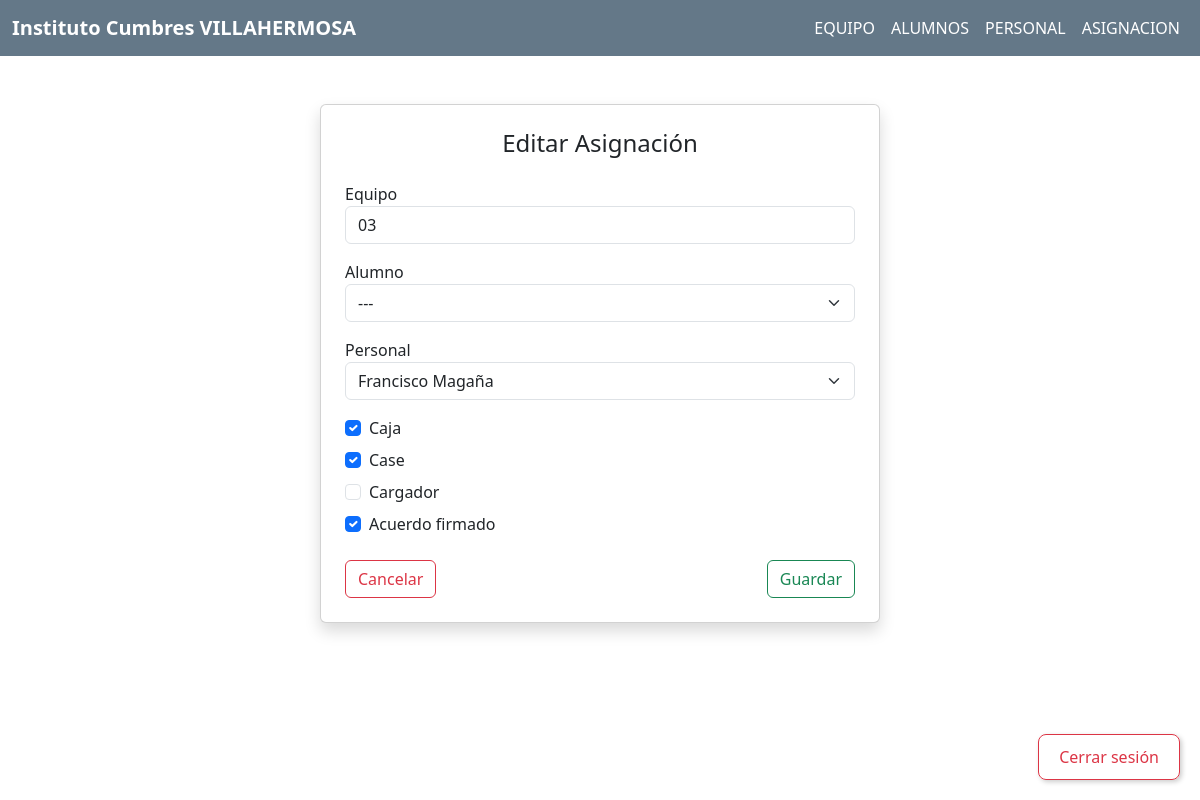
Screenshot of /asignacion/editar/22/ with the database file from the repository.
### task/models.py (models this page shows, shortened)
class Asignacion(models.Model):
    equipo = models.ForeignKey(Equipo, on_delete=models.CASCADE)
    alumno = models.ForeignKey(Alumno, on_delete=models.CASCADE, blank=True, null=True)
    personal = models.ForeignKey(Personal, on_delete=models.CASCADE, blank=True, null=True)
    caja = models.BooleanField(default=False)
    case = models.BooleanField(default=False)
    cargador = models.BooleanField(default=False)
    acuerdo_firmado = models.BooleanField(default=False)
    fecha_asignacion = models.DateTimeField(auto_now_add=True)

class Equipo(models.Model):
    id_equipo = models.AutoField(primary_key=True)
    NumSerie = models.CharField(max_length=100, unique=True)
    id_economico = models.CharField(max_length=50, blank=True, null=True)

class Personal(models.Model):
    id_personal = models.AutoField(primary_key=True)
    nombre = models.CharField(max_length=200)
    puesto = models.CharField(max_length=100)
    seccion = models.CharField(max_length=50)

### task/views.py (the view, shortened to what this page needs)
# urls.py: path('asignacion/editar/<int:asignacion_id>/', views.update_asignacion, name='editar_asignacion'),
def update_asignacion(request, asignacion_id):
    asignacion = get_object_or_404(Asignacion, id=asignacion_id)
    equipos = Equipo.objects.all()
    alumnos = Alumno.objects.all()
    personal = Personal.objects.all()
    errors = {}
    return render(request, 'asignacion/update_asignacion.html', {
        'asignacion': asignacion,
        'equipos': equipos,
        'alumnos': alumnos,
        'personal': personal,
        'errors': errors
    })

### task/templates/asignacion/update_asignacion.html (shortened to what this page needs)
{% extends 'base_navbar.html' %}
{% block content %}
<!DOCTYPE html>
<html lang="es">
<head>
</head>
<body>
    <div class="container mt-5 d-flex justify-content-center">
      <div class="card shadow p-4" style="width: 35rem;">
        <h4 class="text-center mb-4">Editar Asignación</h4>
        <form method="POST">
          <div class="mb-3">
            <label>Equipo</label>
            <select class="form-control" name="equipo" required>
              {% for equipo in equipos %}
                  <option value="{{ equipo.id_equipo }}" {% if equipo.id_equipo == asignacion.equipo.id_equipo %}selected{% endif %}>
                  {{ equipo.NumSerie }}
                </option>
              {% endfor %}
            </select>
          </div>
          <div class="mb-3">
            <label>Alumno</label>
            <select name="alumno" class="form-select">
              <option value="">---</option>
            </select>
          </div>
          <div class="mb-3">
            <label>Personal</label>
            <select name="personal" class="form-select">
              {% for persona in personal %}
                <option value="{{ persona.id_personal }}" {% if asignacion.personal and persona.id_personal == asignacion.personal.id_personal %}selected{% endif %}>
                  {{ persona.nombre }}
              {% endfor %}
            </select>
          </div>
          <div class="form-check mb-2">
            <input type="checkbox" class="form-check-input" name="caja" {% if asignacion.caja %}checked{% endif %}>
            <label class="form-check-label">Caja</label>
          </div>
          <div class="form-check mb-2">
            <input type="checkbox" class="form-check-input" name="case" {% if asignacion.case %}checked{% endif %}>
            <label class="form-check-label">Case</label>
          </div>
          <div class="form-check mb-2">
            <input type="checkbox" class="form-check-input" name="cargador" {% if asignacion.cargador %}checked{% endif %}>
            <label class="form-check-label">Cargador</label>
          </div>
          <div class="form-check mb-4">
            <input type="checkbox" class="form-check-input" name="acuerdo_firmado" {% if asignacion.acuerdo_firmado %}checked{% endif %}>
            <label class="form-check-label">Acuerdo firmado</label>
          </div>
          <div class="d-flex justify-content-between">
            <a href="{% url 'asignacion' %}" type="button" class="btn btn-outline-danger">Cancelar</a>
            <button type="submit" class="btn btn-outline-success">Guardar</button>
        </div>
        </form>
      </div>
    </div>
</body>
</html>
{% endblock %}

### rows the page displays
Asignacion: equipo "03", personal "Francisco Magaña", caja "☑", case "☑", acuerdo_firmado "☑"
